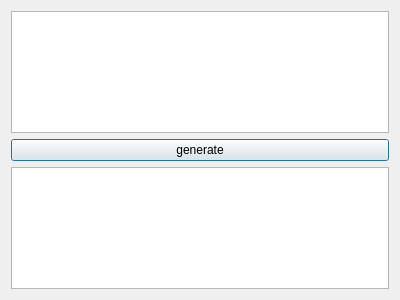
<?xml version="1.0" encoding="UTF-8"?>
<ui version="4.0">
 <class>newparadigm</class>
 <widget class="QDialog" name="newparadigm">
  <property name="geometry">
   <rect>
    <x>0</x>
    <y>0</y>
    <width>400</width>
    <height>300</height>
   </rect>
  </property>
  <property name="windowTitle">
   <string>Dialog</string>
  </property>
  <layout class="QHBoxLayout" name="horizontalLayout">
   <item>
    <layout class="QVBoxLayout" name="verticalLayout">
     <item>
      <widget class="QTextEdit" name="textEdit"/>
     </item>
     <item>
      <widget class="QPushButton" name="pushButton">
       <property name="text">
        <string>generate</string>
       </property>
      </widget>
     </item>
     <item>
      <widget class="QTextBrowser" name="textBrowser"/>
     </item>
    </layout>
   </item>
  </layout>
 </widget>
 <resources/>
 <connections/>
</ui>
